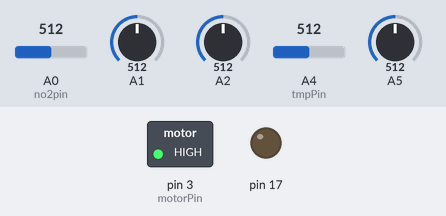
Recording of a sketch running on a simulated Arduino Uno, built with avr-gcc and run on an emulated ATmega328P. On the bench: switched loads named in the sketch (green lamp = pin HIGH), output pins drawn as LEDs (lit = HIGH). The inputs (shaded band) are chosen by the test bench; at power-on: A0 (no2pin) = 512, A1 = 512, A2 = 512, A4 (tmpPin) = 512, A5 = 512. Storage starts empty; what the sketch prints to the serial monitor is not drawn.

Above: at 0.1 s.
Timing chart, 0 to 1.6 s (numbered marks = the images above):
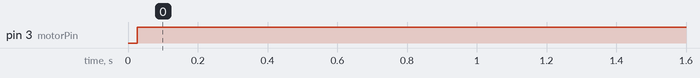

Measured:
- by itself, pin 3 (motorPin): LOW → HIGH at 0.03 s

The sketch:

ProjectOzone.ino
```cpp
#include "Temperature.h"
#include "System.h"
#include "SDCard.h"
#include "PM25.h"
#include "O3.h"
#include "Motor.h"
#include "NO2.h"


#define no2pin 14
#define tmpPin 18
#define o3_1 16
#define o3_2 15
#define pm25out 17
#define pm25wave 5
#define motorPin 3
#define sdcs 10
/*NO2 no2(no2pin);
TMP36G tmp(tmpPin);
Motor motor(motorPin);
PM25 pm25(pm25wave, pm25out);
SDCard sd(sdcs);
O3 O3_1(o3_1);
O3 O3_2(o3_2);*/
NO2 no2(no2pin);
System sys(sdcs);


bool sdcard;


void setup()
{

}

void loop()
{
	sys.run();
	delay(100000);

}
```

Motor.cpp
```cpp
//
//
//

#include "Motor.h"

Motor::Motor(int motorpin)
{
	pinMode(motorpin, OUTPUT);
	_motorPin = motorpin;
}

void Motor::run()
{
	digitalWrite(_motorPin, HIGH);
}

void Motor::stop()
{
	digitalWrite(_motorPin, LOW);
}
```

Motor.h
```cpp
// Motor.h

#ifndef _MOTOR_h
#define _MOTOR_h

#if defined(ARDUINO) && ARDUINO >= 100
	#include "arduino.h"
#else
	#include "WProgram.h"
#endif

class Motor
{
public:
	Motor(int motorpin);
	void run();
	void stop();
private:
	int _motorPin;


};


#endif
```

NO2.cpp
```cpp
//
//
//

#include "NO2.h"

#include "Arduino.h"
#include <math.h>


double Sensitivity = -40.0;
#define VOLTAGE_IN 3.3
double  TIA = 499.0;

double V0 = 3.3;

NO2::NO2(int input) {
	_input = input;
	pinMode(input, INPUT);
}

double NO2::getVoltage()
{
	reading = analogRead(_input);
	//Serial.print(reading);


	voltage = reading*(3.3 / 1023.0);


	return voltage;
}

double NO2::getNO2Reading()
{
	sensorCalibration = Sensitivity * TIA;

	double reading = (1.0 / sensorCalibration) * (getVoltage() - V0)*pow(10, 6);
	//Serial.printf("Reading: %0.5f\n", reading);
	//Serial.printf("%8.3f \n", sensorCalibration);
	return reading;
}
```

NO2.h
```cpp
// NO2.h

#ifndef _NO2_h
#define _NO2_h

#if defined(ARDUINO) && ARDUINO >= 100
	#include "arduino.h"
#else
	#include "WProgram.h"
#endif

class NO2 {
public:
	NO2(int input);
	double getNO2Reading();
private:
	int _input;
	double reading;
	double sensorCalibration;
	double voltage;
	double getVoltage();
};

#endif
```

O3.cpp
```cpp
//
//
//

#include "O3.h"

#define Sensitivity -32
#define TIA 499
#define V0 1.65
#define VOLTAGE_IN 5.0

O3::O3(int input)
{
	_input = input;
	pinMode(input, INPUT);
}

double O3::getVoltage()
{
	reading = analogRead(_input);
	//Serial.println(reading);
	//voltage = map(reading, 0, 1023, 0, VOLTAGE_IN);
	//voltage = reading*VOLTAGE_IN / 1023.0;

	return reading;
}

double O3::getO3Reading()
{
	//sensorCalibration = Sensitivity*TIA * 10 ^ -6;
	//double reading = (1.0 / sensorCalibration) * (getVoltage() - V0);
	return getVoltage();
}
```

O3.h
```cpp
// O3.h

#ifndef _O3_h
#define _O3_h

#if defined(ARDUINO) && ARDUINO >= 100
	#include "arduino.h"
#else
	#include "WProgram.h"
#endif

class O3
{
public:
	O3(int input);
	double getO3Reading();
private:
	int _input;
	double getVoltage();
	double voltage;
	double sensorCalibration;
	double reading;

};

#endif
```

PM25.cpp
```cpp
//
//
//

#include "PM25.h"


#include "Arduino.h"


PM25::PM25(int input, int output)
{
	_input = input;
	_output = output;
	pinMode(input, INPUT);
	pinMode(output, OUTPUT);
	Serial.begin(9600);
}

double PM25::readValue()
{
	//sendPulse();
	readVal = analogRead(_input);
	//Serial.println(readVal);
	actualVal = convert(readVal);
	delay(1000);
	return actualVal;
}

void PM25::sendPulse() {
	digitalWrite(_output, HIGH);
	long time = micros();
	while (micros() - time > 320)
	{
		digitalWrite(_output, LOW);
	}

}

double PM25::convert(double readVal) {

	delayMicroseconds(samplingTime);
	double voltage = readVal*(5.0 / 1024);
	dustDensity = (0.17*voltage - 0.1) * 1000;

	return dustDensity;
}
```

PM25.h
```cpp
// PM25.h

#ifndef _PM25_h
#define _PM25_h

#if defined(ARDUINO) && ARDUINO >= 100
	#include "arduino.h"
#else
	#include "WProgram.h"
#endif

class PM25

#define samplingTime 280
{
public:
	PM25(int input, int ouput);
	double readValue();

private:
	void sendPulse();
	double convert(double readVal);
	int _input;
	int _output;
	double readVal;
	double actualVal;
	int sleepTime;
	double dustDensity;
};


#endif
```

SDCard.cpp
```cpp
//
//
//

//#include "SD\SD_t3.h"
#include "SD.h"
#include <SPI.h>
#include "SDCard.h"


SDCard::SDCard(int ss) {
	Serial.begin(9600);
	_ss = ss;

	initFlag = false;
	dataFlag = false;


	//pinMode(_ss, OUTPUT);

}

bool SDCard::init() {

	if (!SD.begin(10))
		return initFlag;
	else initFlag = true;

	dataFile = SD.open("data.txt", FILE_WRITE);


	if (!dataFile)
		return dataFlag;
	else
		dataFlag = true;

	Serial.println(dataFlag && initFlag);

	return dataFlag && initFlag;

}


void SDCard::processData(int readNum, long time, double no2read, double o3read, double o3_2read, double pm25read, double tempRead)
{

	dataFile.print(readNum);
	dataFile.print(":::: Time (ms): ");
	dataFile.print(time);
	dataFile.print(", NO: ");
	dataFile.print(no2read);
	dataFile.print(", O3: ");
	dataFile.print(o3read);
	dataFile.print(", O3-2: ");
	dataFile.print(o3_2read);
	dataFile.print(", PM2.5: ");
	dataFile.print(pm25read);
	dataFile.print(", TMP: ");
	dataFile.println(tempRead);

}

void SDCard::shutDown()
{
	dataFile.println("");
	dataFile.println("Data Collection Finished!");
	dataFile.close();
}

File SDCard::getFile()
{
	return dataFile;
}
```

SDCard.h
```cpp
// SDCard.h

#ifndef _SDCARD_h
#define _SDCARD_h

#if defined(ARDUINO) && ARDUINO >= 100
	#include "arduino.h"
#else
	#include "WProgram.h"
#endif

#include "SPI.h"
#include "SD.h"

class SDCard
{
public:
	SDCard(int ss);
	File dataFile;
	int ss;
	bool init();
	void processData(int readNum, long time, double no2read, double o3read, double o3_2read, double pm25read, double tempRead);
	void shutDown();
	File getFile();

private:

	int _ss;
	bool initFlag;
	bool dataFlag;
};


#endif
```

System.cpp
```cpp
//
//
//

#include "Temperature.h"
#include "System.h"
#include "SDCard.h"
#include "PM25.h"
#include "O3.h"
#include "Motor.h"
#include "NO2.h"

#define no2pin 14
#define tmpPin 18
#define o3_1 16
#define o3_2 15
#define pm25out 17
#define pm25wave 5

#define motorPin 3
#define sdcs 10

#define shutOff1 20
#define shutOff2 21


System::System(int sdss)
{
	Serial.begin(9600);
}

void System::run()
{
	NO2 no2(no2pin);
	TMP36G tmp(tmpPin);
	Motor motor(motorPin);
	PM25 pm25(pm25wave, pm25out);
	SDCard sd(sdcs);
	O3 O3_1(o3_1);
	O3 O3_2(o3_2);

	int readNum = 1;
	unsigned long runtime = millis();

	sd.init();

	int tryCounter = 3;
	while (sd.getFile() == NULL && tryCounter > 0)
	{
		sd.init();
		tryCounter--;
		//Serial.println("Failed Attempt");
	}

	if (sd.getFile() == NULL && tryCounter == 0)
	{
		//Serial.println("Failed");
		return;
	}
	else
	{
		//Serial.println("Initialized!");
		motor.run();
	}

	while (millis() - runtime < 7200000 && sd.getFile()) {
		sd.processData(readNum, millis() - runtime, no2.getNO2Reading(), O3_1.getO3Reading(), O3_2.getO3Reading(), pm25.readValue(), tmp.getTemperature());
		readNum++;
		//Serial.print("Time: ");
		//Serial.println(millis() - runtime);
	}
	sd.shutDown();

	/*if (digitalRead(shutOff1) == HIGH && digitalRead(shutOff2) == HIGH)
	{
		unsigned long startTime = millis();
		while (digitalRead(shutOff1) == HIGH && digitalRead(shutOff2) == HIGH)
		{
			if (millis() - startTime > 3000)
			{
				motor.stop();
				sd.shutDown();
			}
		}
	}

	while (digitalRead(shutOff1) == LOW || digitalRead(shutOff2) == LOW)
	{
		sd.processData(readNum, millis() - runtime, no2.getNO2Reading(), O3_1.getO3Reading(), O3_2.getO3Reading(), pm25.readValue(), tmp.getTemperature());
		readNum++;
	}*/


}
```

System.h
```cpp
// System.h

#ifndef _SYSTEM_h
#define _SYSTEM_h

#if defined(ARDUINO) && ARDUINO >= 100
	#include "arduino.h"
#else
	#include "WProgram.h"
#endif

#include "Temperature.h"
#include "SDCard.h"
#include "PM25.h"
#include "O3.h"
#include "Motor.h"
#include "NO2.h"

class System
{
protected:


public:
	System(int sdss);
	void run();
private:
	int _ss;


};


#endif
```

Temperature.cpp
```cpp
//
//
//

#include "Temperature.h"

#define waitTime 500 //ms
#define inputVoltage 3.3


TMP36G::TMP36G(int TempInput) {
	_tempInput = TempInput;
	pinMode(TempInput, INPUT);
	//Serial.begin(9600);

}

double TMP36G::convertToCelsius(int inputValue) {
	voltage = (inputVoltage / 1023) * inputValue;
	temperature = (voltage - 0.5) * 100;
}

double TMP36G::getTemperature() {
	reading = analogRead(_tempInput);
	return convertToCelsius(reading);
}
```

Temperature.h
```cpp
// Temperature.h

#ifndef _TEMPERATURE_h
#define _TEMPERATURE_h

#if defined(ARDUINO) && ARDUINO >= 100
	#include "arduino.h"
#else
	#include "WProgram.h"
#endif

class TMP36G
{
public:
	TMP36G(int TempInput);
	double getTemperature();
private:
	int _tempInput;
	double convertToCelsius(int inputValue);
	double voltage;
	double temperature;
	double reading;
};


#endif
```
